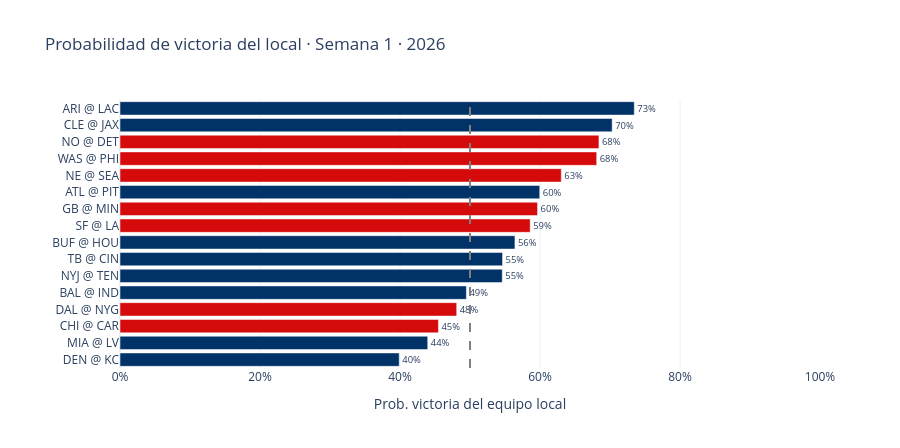

This figure's notebook cell:
### Markdown cell above
## §5 · Probabilidades de la próxima semana sin jugar

`current_week_probabilities()` detecta automáticamente la primera semana
pendiente (la próxima por jugarse) y regresa esos partidos con la
probabilidad de victoria calculada usando el ELO más reciente disponible.

### Code cell
next_week_df = current_week_probabilities(games_df)
next_week_n  = int(next_week_df['week'].iloc[0])
print(f"Próxima semana con probabilidades: Semana {next_week_n}")

plot_df = next_week_df.copy()
plot_df['matchup'] = plot_df['away_team'] + ' @ ' + plot_df['home_team']
plot_df = plot_df.sort_values('p_home_pre')
plot_df['home_color'] = plot_df['home_team'].map(TEAM_CONF).map({'AFC': AFC_COLOR, 'NFC': NFC_COLOR})

fig = go.Figure()
fig.add_trace(go.Bar(
    x=plot_df['p_home_pre'],
    y=plot_df['matchup'],
    orientation='h',
    marker_color=plot_df['home_color'],
    text=[f"{p:.0%}" for p in plot_df['p_home_pre']],
    textposition='outside',
    hovertemplate='%{y}<br>Prob. victoria local: %{x:.1%}<extra></extra>',
))
fig.add_vline(x=0.5, line_dash='dash', line_color='gray')
fig.update_layout(
    title=f'Probabilidad de victoria del local · Semana {next_week_n} · {SEASON}',
    xaxis_title='Prob. victoria del equipo local',
    xaxis_tickformat='.0%',
    xaxis_range=[0, 1],
    template='plotly_white',
    height=max(400, 28 * len(plot_df)),
    margin=dict(l=120),
)
fig.show()

### Figure 1 — Plotly figure (JSON) as saved in the notebook; plotly's stock layout.template omitted (floating-point values rounded to 4 significant figures)
{"data": [{"hovertemplate": "%{y}<br>Prob. victoria local: %{x:.1%}<extra></extra>", "marker": {"color": ["#013369", "#013369", "#D50A0A", "#D50A0A", "#013369", "#013369", "#013369", "#013369", "#D50A0A", "#D50A0A", "#013369", "#D50A0A", "#D50A0A", "#D50A0A", "#013369", "#013369"]}, "orientation": "h", "text": ["40%", "44%", "45%", "48%", "49%", "55%", "55%", "56%", "59%", "60%", "60%", "63%", "68%", "68%", "70%", "73%"], "textposition": "outside", "type": "bar", "x": [0.3989, 0.4396, 0.4549, 0.481, 0.4948, 0.5461, 0.5465, 0.5642, 0.586, 0.5965, 0.5996, 0.6304, 0.681, 0.6842, 0.7031, 0.7347], "y": ["DEN @ KC", "MIA @ LV", "CHI @ CAR", "DAL @ NYG", "BAL @ IND", "NYJ @ TEN", "TB @ CIN", "BUF @ HOU", "SF @ LA", "GB @ MIN", "ATL @ PIT", "NE @ SEA", "WAS @ PHI", "NO @ DET", "CLE @ JAX", "ARI @ LAC"]}], "layout": {"height": 448, "margin": {"l": 120}, "shapes": [{"line": {"color": "gray", "dash": "dash"}, "type": "line", "x0": 0.5, "x1": 0.5, "xref": "x", "y0": 0, "y1": 1, "yref": "y domain"}], "title": {"text": "Probabilidad de victoria del local · Semana 1 · 2026"}, "xaxis": {"range": [0, 1], "tickformat": ".0%", "title": {"text": "Prob. victoria del equipo local"}}}}
